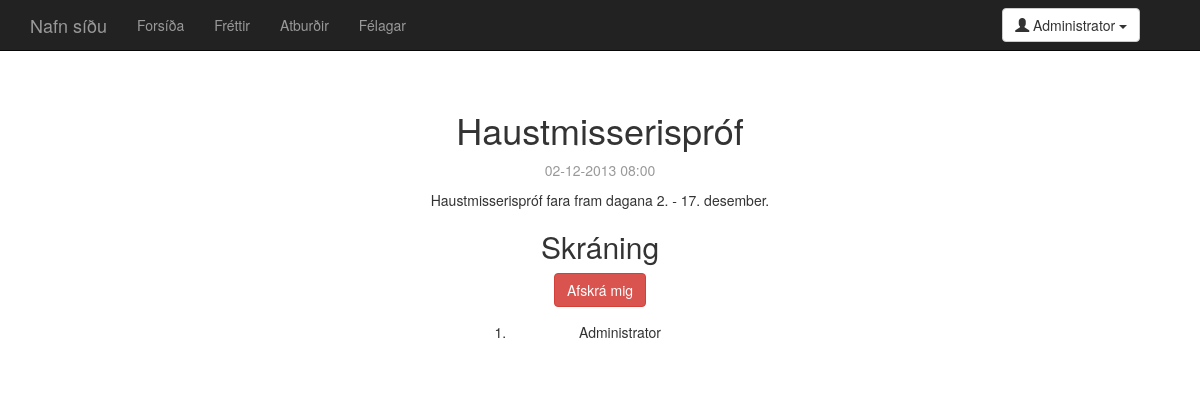
The page /event.php?id=1 (signed in) on the database as committed earlier.
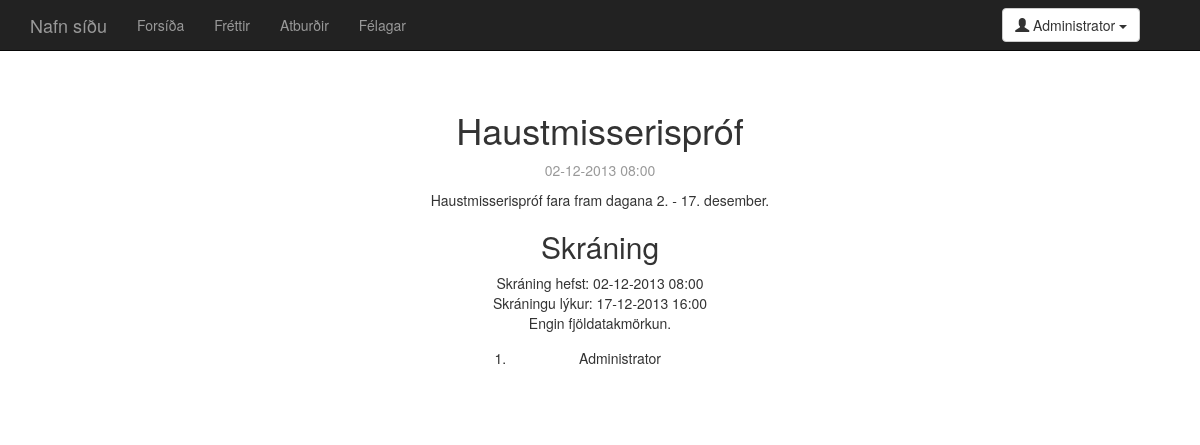
The same page on the database as committed later.
### tables this page shows
CREATE TABLE 'users' (
  'user_id' integer NOT NULL,
  'name' text,
  'post' text NOT NULL UNIQUE,
  'pass' text,
  'privileges' numeric,
  PRIMARY KEY ('user_id')
);

CREATE TABLE 'events' (
  'event_id' integer NOT NULL,
  'title' text,
  'start' integer,
  'end' integer,
  'registration_start' integer,
  'registration_end' integer,
  'description' text,
  'location' text,
  'seats' integer,
  'date_created' integer,
  'date_edited' integer,
  'creator' integer,
  'last_editor' integer,
  PRIMARY KEY ('event_id')
);

### php/config.php (called while the page is built, shortened)
<?php
$website_name = "Nafn síðu";
?>

### php/session_setup.php (called while the page is built, shortened)
<?php
if (isset($_SESSION["loggedin_user"])) {
  $session_user = $_SESSION["loggedin_user"];
  $query = $db->prepare("SELECT name,post,pass,privileges,user_id FROM users WHERE post=:post;");
  $query->execute(array('post' => $session_user));
  $result = $query->fetchAll();
  if (!empty($result)) {
    $result = $result[0];
    $user_name = $result["name"];
  }
  else {
    define("USER_LOGGEDIN", FALSE);
  }
}
else {
  define("USER_LOGGEDIN", FALSE);
}
?>

### php/head.php (called while the page is built, shortened)
<?php
require_once "php/config.php";
require_once "php/db_login.php";
require_once "php/session_setup.php";
?>

### event.php (the view, shortened to what this page needs)
<?php
require_once "php/head.php";
$event_id = intGET("id");
$query = $db->prepare("SELECT title,start,end,registration_start,registration_end,description,location,seats FROM events WHERE event_id = :event_id;");
$query->execute(array('event_id' => $event_id));
$event_result = $query->fetchAll();
if (0 < count($event_result)) $valid_event_id = True;
else $valid_event_id = False;
if ($valid_event_id) {
  $query = $db->prepare("SELECT user_id FROM registrations WHERE event_id=:event_id AND user_id=:user_id;");
  $query->execute(array('event_id' => $event_id,'user_id' => USER_ID));
  $result = $query->fetchAll();
  if (0 == count($result)) $user_registered_to_event = False;
  else $user_registered_to_event = True;
}
$now = time();
?>
<!DOCTYPE html>
<html lang="is">
  <head>
    <link href="dist/css/bootstrap.css" rel="stylesheet">
    <link href="css/main.css" rel="stylesheet">
  </head>
  <body>
<?php
require_once "parts/navbar.php";
?>
    <div class="container">
      <div class="starter-template">
<?php
if ($valid_event_id) {
  $row_data = $event_result[0];
  $title = $row_data["title"];
  $start = intval($row_data["start"]);
  $start_string = date("d-m-Y H:i",$start);
  $registration_start = intval($row_data["registration_start"]);
  $registration_start_string = date("d-m-Y H:i",$registration_start);
  $registration_end = intval($row_data["registration_end"]);
  $registration_end_string = date("d-m-Y H:i",$registration_end);
  $description = nl2br($row_data["description"]);
  $seats = intval($row_data["seats"]);
  echo <<<_END
        <h1>$title</h1>
        <p class="text-muted">$start_string</p>
        <p>
        $description
        </p>
        <h2>Skráning</h2>
_END;
  if ($now < $registration_start) {
    if (0 < $seats) {
      $seats_string = "Sætafjöldi: $seats";
    }
    else {
      $seats_string = "Engin fjöldatakmörkun.";
    }
    echo <<<_END
        <p>
        Skráning hefst: $registration_start_string<br/>
        Skráningu lýkur: $registration_end_string<br/>
        $seats_string
        </p>
_END;
  }
  elseif ($registration_end < $now) {
    echo <<<_END
        <p>Skráningu lokið.</p>
_END;
  }
  else {
    if ($user_registered_to_event) {
      echo <<<_END
        <button class="btn btn-danger" data-toggle="modal" data-target="#confirmUnregister">
          Afskrá mig
        </button>
        <div class="modal fade" id="confirmUnregister" tabindex="-1" role="dialog" aria-labelledby="myModalLabel" aria-hidden="true">
          <div class="modal-dialog">
            <div class="modal-content">
              <div class="modal-header">
                <button type="button" class="close" data-dismiss="modal" aria-hidden="true">&times;</button>
                <h4 class="modal-title" id="myModalLabel">Staðfesta afskráningu</h4>
              </div>
              <div class="modal-body">
                Þú ert við það að afskrá þig af viðkomandi atburði, þessa aðgerð er ekki hægt að draga til baka.
                Ertu viss um að þú viljir afskrá þig?
              </div>
              <div class="modal-footer">
                <form role="form" method="post" action="event.php?id=$event_id">
                  <input type="hidden" name="unregister" value="do it" />
                  <button type="button" class="btn btn-default" data-dismiss="modal">Hætta við</button>
                  <button type="submit" class="btn btn-danger">Já, afskráðu mig</button>
                </form>
              </div>
            </div>
          </div>
        </div>
_END;
    }
  }
  $query = $db->prepare("SELECT name,user_id FROM users WHERE user_id IN (SELECT user_id FROM registrations WHERE event_id=:event_id ORDER BY timing DESC);");
  $query->execute(array('event_id' => $event_id));
  $result = $query->fetchAll();
  echo <<<_END
        <div class="fixed_width">
        <ol>
_END;
  foreach($result as $row_data) {
    $name = $row_data["name"];
    $listyle = "";
    echo <<<_END
        <li$listyle>$name</li>
_END;
  }
  echo <<<_END
        </ol>
        </div>
_END;
}
else {
  echo <<<_END
        <p>Atburður fannst ekki :(</p>
_END;
}
?>
      </div>
    </div>
  </body>
</html>

### parts/navbar.php (shortened to what this page needs)
<?php
if (!isset($index_active)) {
  $index_active = "";
}
if (!isset($news_active)) {
  $news_active = "";
}
if (!isset($events_active)) {
  $events_active = "";
}
if (!isset($users_active)) {
  $users_active = "";
}
echo <<<_END
        <div class="navbar navbar-inverse navbar-fixed-top">
          <div class="container">
            <div class="navbar-header">
              <button type="button" class="navbar-toggle" data-toggle="collapse" data-target=".navbar-collapse">
                <span class="icon-bar"></span>
                <span class="icon-bar"></span>
                <span class="icon-bar"></span>
              </button>
              <a class="navbar-brand" href="index.php">$website_name</a>
            </div>
            <div class="collapse navbar-collapse">
              <ul class="nav navbar-nav">
                <li$index_active><a href="index.php">Forsíða</a></li>
                <li$news_active><a href="news.php">Fréttir</a></li>
                <li$events_active><a href="events.php">Atburðir</a></li>
                <li$users_active><a href="users.php">Félagar</a></li>
              </ul>
_END;
if (USER_LOGGEDIN) {
  echo <<<_END
              <div class="navbar-form navbar-right">
                <div class="btn-group">
                  <button type="button" class="btn btn-default dropdown-toggle" data-toggle="dropdown">
                    <span class="glyphicon glyphicon-user"></span> $user_name <span class="caret"></span>
                  </button>
                  <ul class="dropdown-menu" role="menu">
                    <li><a href="mysite.php">Síðan mín</a></li>
_END;
  echo <<<_END
                    <li class="divider"></li>
                    <li><a href="logout.php">Útskrá</a></li>
                  </ul>
                </div>
              </div>
_END;
}
echo <<<_END
            </div>
          </div>
        </div>
_END;
?>

### css/main.css (style rules this page uses)
body { padding-top: 50px; }
.starter-template { padding: 40px 15px; text-align: center; }
.fixed_width { width:260px; margin-top: 15px; margin-left: auto; margin-right: auto; }

Rows that differ between the two databases and show on the page:
changed events "Haustmisserispróf": registration_start (not shown) → "02-12-2013 08:00"; registration_end (not shown) → "17-12-2013 16:00"; seats (not shown) → "Engin fjöldatakmörkun."
Other text that changed with them:
text no longer shown: "Afskrá mig"
text now shown: "Skráning hefst: Skráningu lýkur:"
